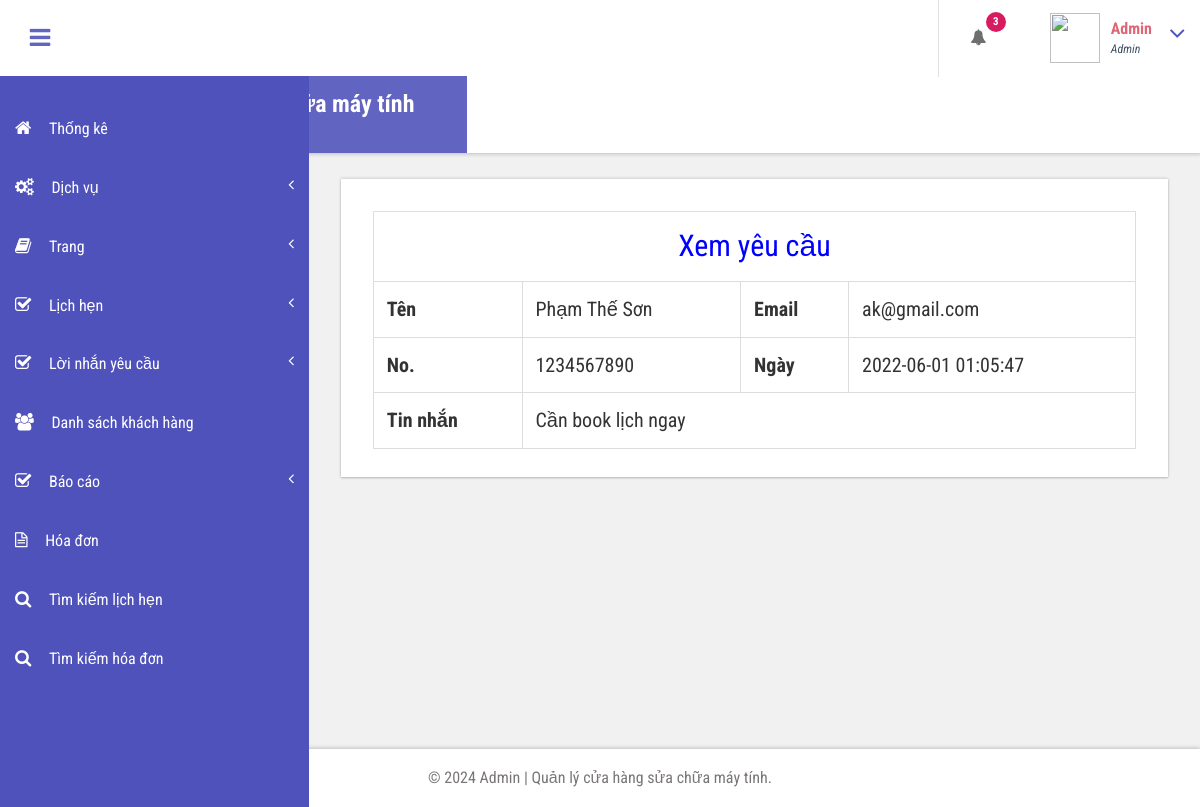
Page /store/admin/view-enquiry.php?viewid=6 (signed in) on the committed database.
### tables this page shows
CREATE TABLE `tblcontact` (
  `ID` int(10) NOT NULL,
  `FirstName` nvarchar(200) DEFAULT NULL,
  `LastName` nvarchar(200) DEFAULT NULL,
  `Phone` bigint(10) DEFAULT NULL,
  `Email` varchar(200) DEFAULT NULL,
  `Message` mediumtext DEFAULT NULL,
  `EnquiryDate` timestamp NOT NULL DEFAULT current_timestamp(),
  `IsRead` int(5) DEFAULT NULL
);

### store/admin/view-enquiry.php (the view, shortened to what this page needs)
<?php
include('includes/dbconnection.php');
if (strlen($_SESSION['bpmsaid']==0)) {
  header('location:logout.php');
  } else{
$vid=$_GET['viewid'];
  ?>
<!DOCTYPE HTML>
<html>
<head>
<link href="css/bootstrap.css" rel='stylesheet' type='text/css' />
<link href="css/style.css" rel='stylesheet' type='text/css' />
<link href="css/font-awesome.css" rel="stylesheet">
<link href="css/animate.css" rel="stylesheet" type="text/css" media="all">
<link href="css/custom.css" rel="stylesheet">
</head>
<body class="cbp-spmenu-push">
	<div class="main-content">
		 <?php include_once('includes/sidebar.php');?>
		 <?php include_once('includes/header.php');?>
		<div id="page-wrapper">
			<div class="main-page">
				<div class="tables">
					<h3 class="title1"> Xem yêu cầu</h3>
					<div class="table-responsive bs-example widget-shadow">
						 <?php
$ret=mysqli_query($con,"select * from tblcontact where ID=$vid");
$cnt=1;
while ($row=mysqli_fetch_array($ret)) {
?>
                                 <table class="table table-bordered mg-b-0" style="font-size: 20px;">
                                   <tr style="color: blue;font-size: 30px;text-align: center;" ><td colspan="4">Xem yêu cầu</td></tr>
                <tr>
    <th>Tên</th>
    <td><?php  echo $row['FirstName']." ".$row['LastName'];?></td>
    <th>Email</th>
    <td><?php  echo $row['Email'];?></td>
                </tr>
                <tr>
                	<th> No.</th>
                	<td><?php  echo $row['Phone'];?></td>
                	                	<th>Ngày</th>
                	<td><?php  echo $row['EnquiryDate'];?></td>
                </tr>
                <tr>
    <th>Tin nhắn</th>
    <td colspan="4"><?php  echo $row['Message'];?></td>
  </tr>
              </table><?php $cnt=$cnt+1;} ?>
					</div>
				</div>
			</div>
		</div>
		 <?php include_once('includes/footer.php');?>
	</div>
</body>
</html>
<?php }  ?>

### store/admin/includes/header.php (shortened to what this page needs)
<div class="sticky-header header-section ">
      <div class="header-left">
        <button id="showLeftPush"><i class="fa fa-bars"></i></button>
        <div class="logo">
          <a href="index.html">
            <h1>Quản lý cửa hàng sửa chữa máy tính</h1>
            <span>Admin</span>
          </a>
        </div>
      </div>
      <div class="header-right">
        <div class="profile_details_left">
          <ul class="nofitications-dropdown">
            <?php
$ret1=mysqli_query($con,"select tbluser.FirstName,tbluser.LastName,tblbook.ID as bid,tblbook.AptNumber from tblbook join tbluser on tbluser.ID=tblbook.UserID where tblbook.Status is null");
$num=mysqli_num_rows($ret1);
?>
            <li class="dropdown head-dpdn">
              <a href="#" class="dropdown-toggle" data-toggle="dropdown" aria-expanded="false"><i class="fa fa-bell"></i><span class="badge blue"><?php echo $num;?></span></a>
            </li>
          </ul>
          <div class="clearfix"> </div>
        </div>
        <div class="profile_details">
        <?php
$adid=$_SESSION['bpmsaid'];
$ret=mysqli_query($con,"select AdminName from tbladmin where ID='$adid'");
$row=mysqli_fetch_array($ret);
$name=$row['AdminName'];
?>
          <ul>
            <li class="dropdown profile_details_drop">
              <a href="#" class="dropdown-toggle" data-toggle="dropdown" aria-expanded="false">
                <div class="profile_img">
                  <span class="prfil-img"><img src="/admin/images/admin.png alt="" width="50" height="50"> </span>
                  <div class="user-name">
                    <p><?php echo $name; ?></p>
                    <span>Admin</span>
                  </div>
                  <i class="fa fa-angle-down lnr"></i>
                  <div class="clearfix"></div>
                </div>
              </a>
            </li>
          </ul>
        </div>
      </div>
      <div class="clearfix"> </div>
    </div>

### store/admin/css/style.css (style rules this page uses)
h4, h5, h6, h1, h2, h3 { margin: 0; }
ul, ol { margin: 0; }
p { margin: 0; }
html, body { font-family: 'Roboto Condensed', sans-serif; font-size: 100%; overflow-x: hidden; background: #fff; }
body a { transition: 0.5s all ease; -webkit-transition: 0.5s all ease; -moz-transition: 0.5s all ease; -o-transition: 0.5s all ease; -ms-transition: 0.5s all ease; text-decoration:none; }
h1,h2,h3,h4,h5,h6 { margin:0; }
p { margin:0; }
ul,label { margin:0; padding:0; }
.main-content { position: relative; }
.sticky-header { position: fixed; top: 0; left:0px; width: 100%; z-index: 100; }
.header-section { background:#FFF; box-shadow: 1px 1px 4px rgba(0, 0, 0, 0.21); -webkit-box-shadow: 1px 1px 4px rgba(0, 0, 0, 0.21); -moz-box-shadow: 1px 1px 4px rgba(0, 0, 0, 0.21); -o-box-shadow: 1px 1px 4px rgba(0, 0, 0, 0.21); }
.header-section::after { clear: both; display: block; content: ''; }
.header-left { float: left; width: 45%; }
.header-right { float: right; }
button#showLeftPush { font-size: 1.5em; width: 80px; padding: 0.87em 0; text-align: center; cursor: pointer; float: left; color: #6F6F6F; -moz-transition: all 0.2s ease-out 0s; -webkit-transition: all 0.2s ease-out 0s; transition: all 0.2s ease-out 0s; border: none; background-color: #fff; outline:none; }
.cbp-spmenu-push { overflow-x: hidden; position: relative; }
.cbp-spmenu, .cbp-spmenu-push { -webkit-transition: all 0.3s ease; -moz-transition: all 0.3s ease; transition: all 0.3s ease; }
.cbp-spmenu-push div#page-wrapper { margin: 0 0 0 19.3em; transition:.5s all; -webkit-transition:.5s all; -moz-transition:.5s all; }
.fa { display: inline-block; font-family: FontAwesome; font-style: normal; font-weight: normal; line-height: 1; -webkit-font-smoothing: antialiased; -moz-osx-font-smoothing: grayscale; }
.logo { background: #6164C1; text-align: center; float: left; }
.logo a { padding: 0.9em 3.3em .7em; display: block; text-decoration: none; }
.logo a h1 { color: #fff; font-size: 1.5em; line-height: 1.2em; font-weight: 700; }
.logo a span { color: #F8F8F8; font-size: .7em; text-align: center; letter-spacing: 7px; }
.profile_details_left { float: left; }
li.dropdown.head-dpdn { display: inline-block; padding: 1.7em 0; border-left: 1px solid #E0E0E0; float: left; }
li.dropdown.head-dpdn a.dropdown-toggle { padding: 1.7em 2em; }
i.fa.fa-bell { color:#6F6F6F; }
.header-right span.badge { font-size: 11px; font-weight: bold; color: #FFF; background: #8BC34A; line-height: 15px; width: 20px; height: 20px; border-radius: 2em; -webkit-border-radius: 2em; -moz-border-radius: 2em; -o-border-radius: 2em; text-align: center; display: inline-block; position: absolute; top: 16%; padding: 2px 0 0; }
.header-right span.blue { background-color:#D81B60; }
.profile_details { float: right; }
.profile_details_drop a.dropdown-toggle { display:block; padding: 0.8em 3em 0 2em; }
.profile_img span.prfil-img { float:left; }
.user-name { float:left; margin-top:8px; margin-left:11px; height:35px; }
.profile_details ul li { list-style-type:none; position:relative; }
.profile_details li a i.fa.lnr { position: absolute; top: 34%; right: 8%; color: #4F52BA; font-size: 1.6em; }
.user-name p { font-size:1em; color:#DD6777; line-height:1em; font-weight:700; }
.user-name span { font-size: .75em; font-style: italic; color: #424f63; font-weight: normal; margin-top: .3em; }
.widget-shadow { background-color: #fff; box-shadow: 0 -1px 3px rgba(0,0,0,.12),0 1px 2px rgba(0,0,0,.24); -webkit-box-shadow: 0 -1px 3px rgba(0,0,0,.12),0 1px 2px rgba(0,0,0,.24); -moz-box-shadow: 0 -1px 3px rgba(0,0,0,.12),0 1px 2px rgba(0,0,0,.24); }
h3.title1 { font-size: 2em; color: #e94e02; margin-bottom: 0.8em; }
.table > thead > tr > th, .table > tbody > tr > th, .table > tfoot > tr > th, .table > thead > tr > td, .table > tbody > tr > td, .table > tfoot > tr > td { border-top: none; }
.tables .panel-body ,.tables .bs-example { padding: 2em 2em 0.5em; }
.tables .table > thead > tr > th, .tables .table > tbody > tr > th, .tables .table > tfoot > tr > th, .tables .table > thead > tr > td, .tables .table > tbody > tr > td, .tables .table > tfoot > tr > td { padding: 13px; border-top: 1px solid #E0E0E0; }
.bs-example { margin-top: 2em; }

### store/admin/css/custom.css (style rules this page uses)
#page-wrapper { padding:7em 2em 2.5em; background-color: #F1F1F1; }

### rows in the picture
tblcontact: FirstName "Phạm", LastName "Thế Sơn", Email "ak@gmail.com", Phone "1234567890", EnquiryDate "2022-06-01 01:05:47", Message "Cần book lịch ngay"

### other values in the picture
$num "3"
$name "Admin"
